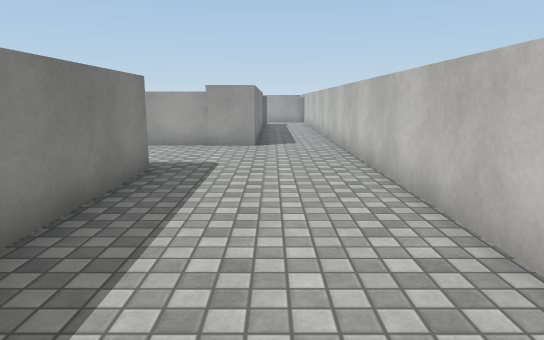
view 1 (above)

19 first-person views from a walk through a scene from a Unity 3-D project. The camera is 1.3 m above the floor, tilts 10° down and sees 70° across. The floor is counted in squares, 1 m on a side. Each view is taken from the middle of a square. On the plan, view 1 faces up. The plan holds only what a view shows up to about 16 squares ahead; the rest is blank. The place goes on beyond the plan. The player is left out. Surface patterns are stand-ins for the level's own textures.

view 2
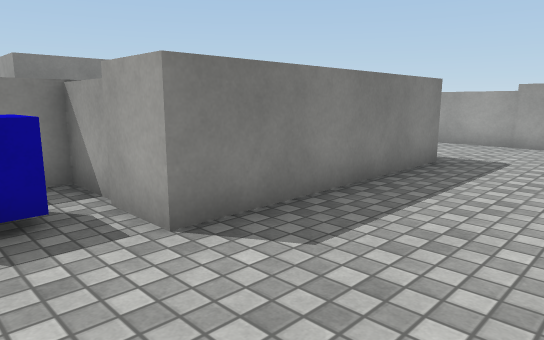

view 3
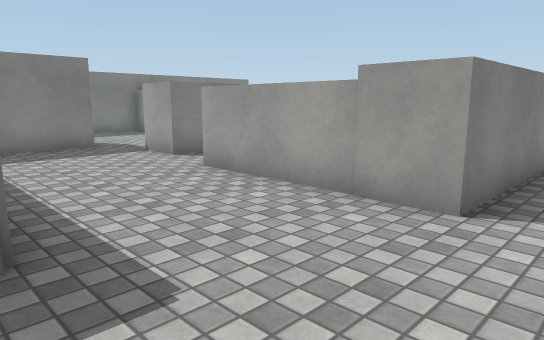

view 4
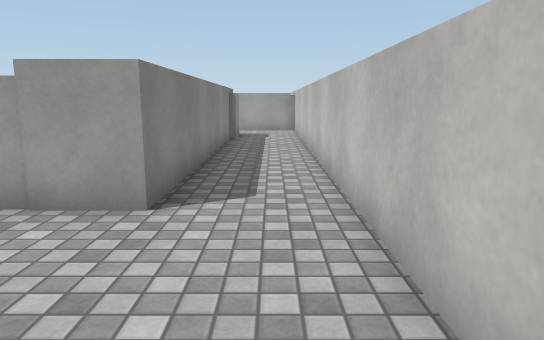

view 5
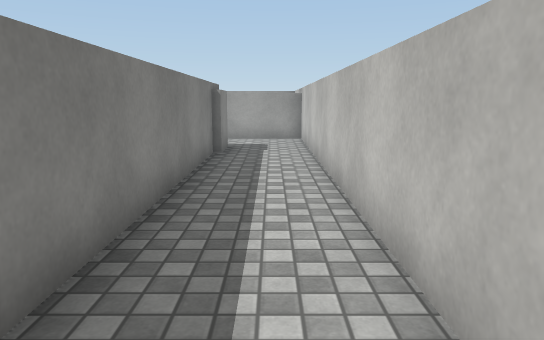

view 6
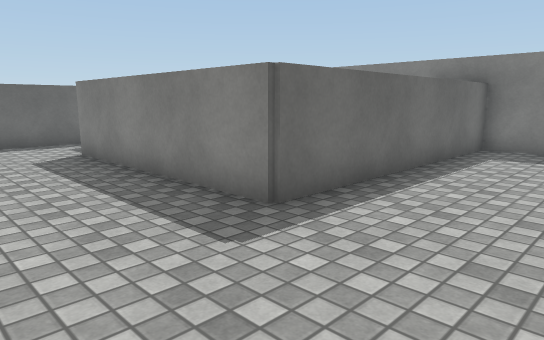

view 7
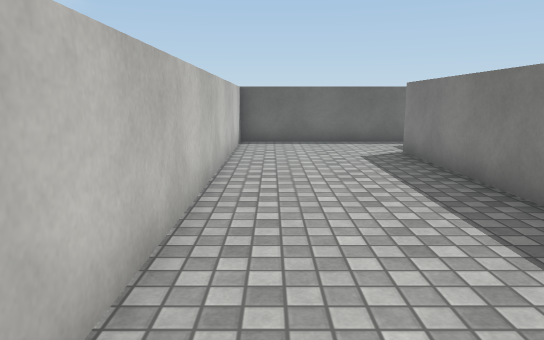

view 8
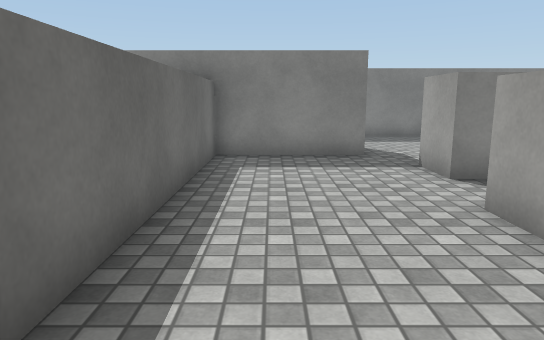

view 9
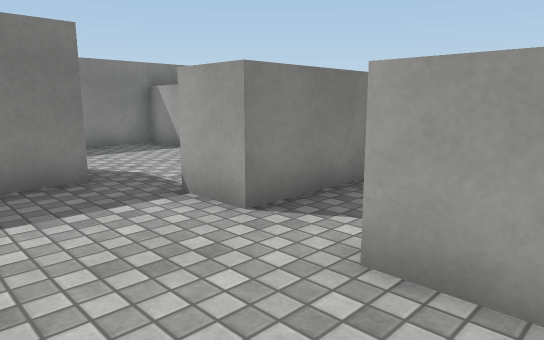

view 10
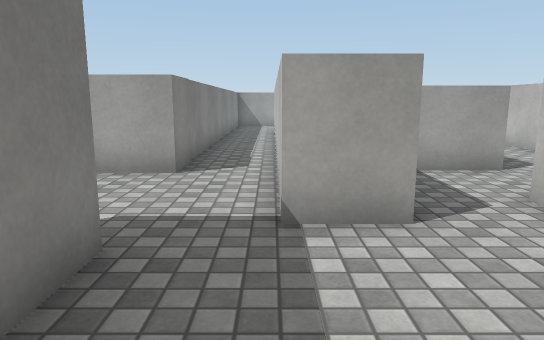

view 11
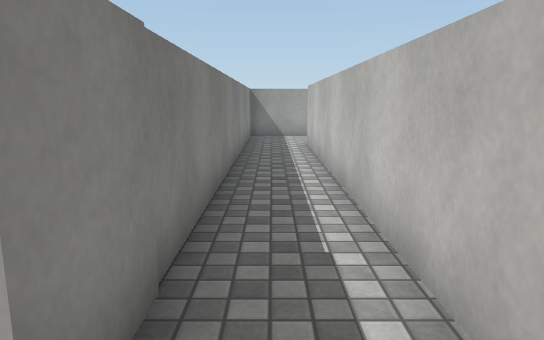

view 12
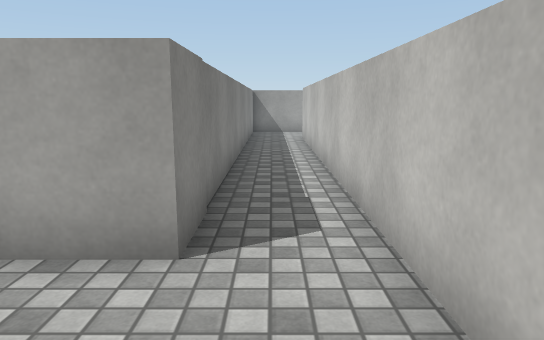

view 13
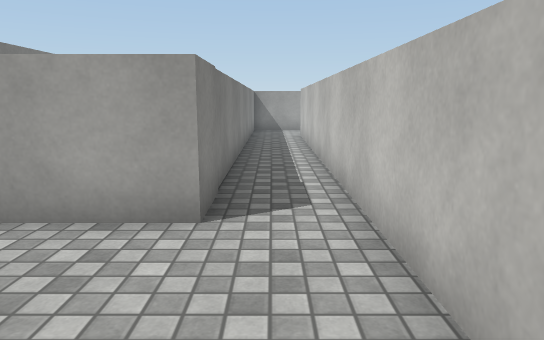

view 14
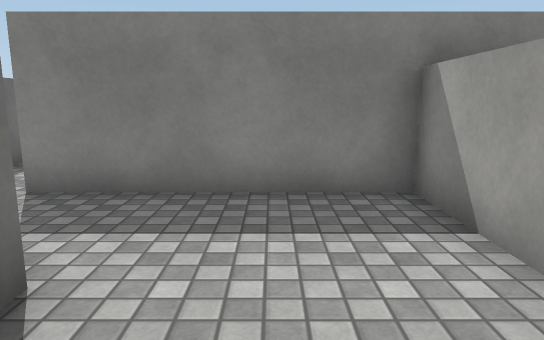

view 15
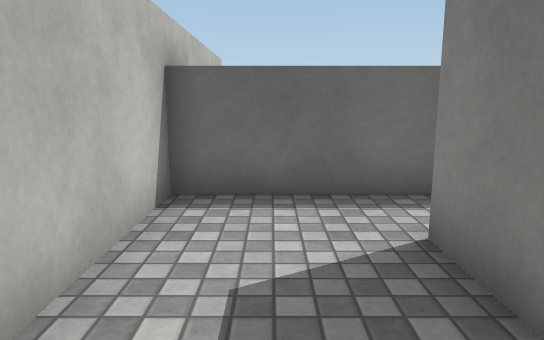

view 16
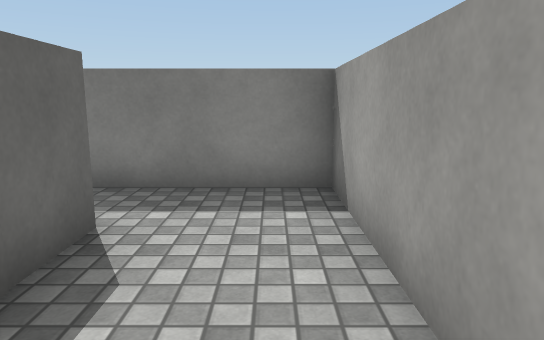

view 17
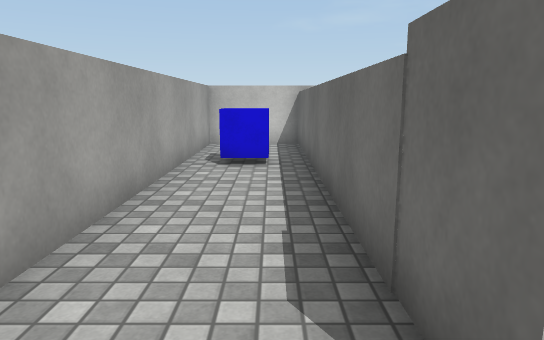

view 18
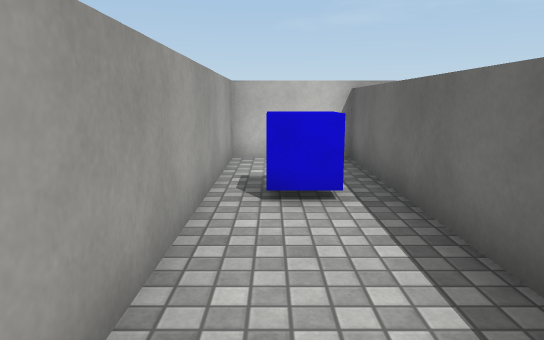

view 19
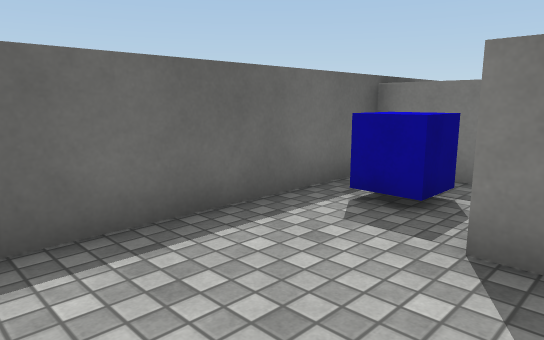

### Floor plan
Points are (right, up) in squares from view 1. A wall is a line through its corners. A room is listed if a view was taken in it or the views show most of it. See-through windows are left out.
Room 1 (views 1, 2, 3, 4, 5, 6, 7, 8, 9, 10, 13, 19)
walls: (-4, 0.9) (-5.6, 0.9); (-5.6, 1.4) (-5.6, -1.9); (-7.5, 13.5) (-7.5, 12) (-8.9, 12); (-10.5, 11.4) (-10.5, 7.6) (-2.4, 7.6) (-2.4, 0.9) (-3.9, 0.9); (-6.6, -1.8) (2, -1.8) (2, 20.6); (-0.5, 20.4) (-0.5, 11.6) (-5.6, 11.6)
ways out: opening at (-10, 11) to room 2; opening at (-6.5, 12.5) to room 4; opening at (1, 20)
objects: blue cube (-4, -1) to (-4, 0)
Room 2 (views 11, 12, 14, 15)
walls: (-16.4, 7.6) (-12.6, 7.6) (-12.6, 11.1); (-8.9, 12) (-8.9, 14.5); (-10.8, 15.1) (-15.5, 15.1) (-15.5, 9.4)
ways out: opening at (-10, 11) to room 1; opening at (-10, 15) to room 3; opening at (-16.5, 8.5)
Room 3 (views 16, 17, 18)
walls: (2, 25.6) (2, 28.9) (-10.8, 28.9) (-10.8, 15.1); (-8.9, 14.5) (-8.9, 26.2) (2.1, 26.2)
ways out: opening at (-10, 15) to room 2
objects: blue cube (-2, 28) to (-1, 28)
Room 4 (no view inside)
walls: (-7.5, 14.7) (-7.5, 13.5)
ways out: opening at (-6.5, 12.5) to room 1; opening at (-5, 14)

Positions as (right, up) in squares from view 1, and headings:
1: (0, 0), facing up
2: (1, -1), facing up-left
3: (1, 7), facing up-left
4: (1, 7), facing up
5: (1, 11), facing up
6: (1, 11), facing down-left
7: (1, 11), facing down
8: (-1, 9), facing left
9: (-4, 9), facing up-left
10: (-9, 8), facing up
11: (-10, 14), facing up
12: (-10, 12), facing up
13: (-10, 11), facing up
14: (-10, 13), facing left
15: (-14, 13), facing down
16: (-5, 28), facing left
17: (-10, 27), facing right
18: (-7, 28), facing right
19: (1, 2), facing down-left
